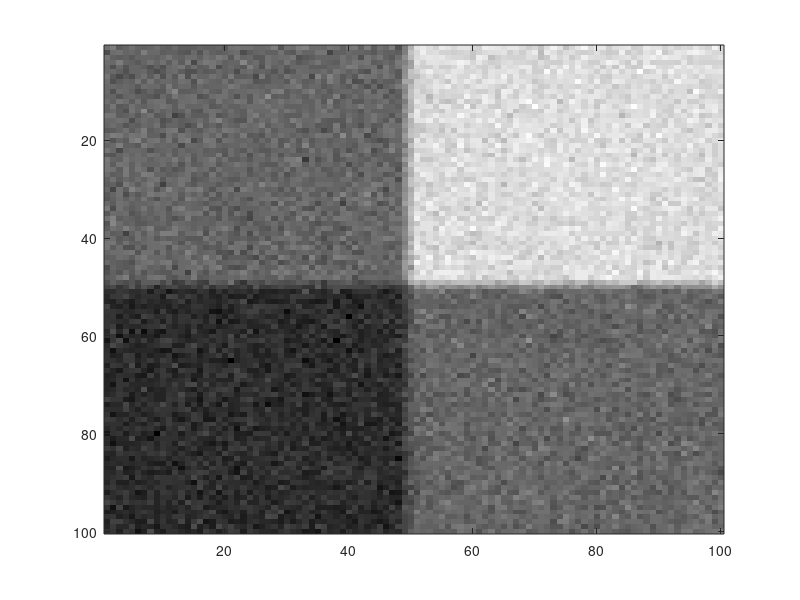

Write MATLAB code to recreate this figure. (Note: this script raises an error after producing the figure.)
clear
clc
clf
colormap(gray)

% create example image
ima=100*ones(100);
ima(50:100,:)=50;
ima(:,50:100)=2*ima(:,50:100);
fs=fspecial('average');
ima=imfilter(ima,fs,'symmetric');

% add some noise
sigma=10;
rima=ima+sigma*randn(size(ima));

% show it
imagesc(rima)
drawnow

% denoise it
fima=NLM(ima,5,2,sigma);

% show results
clf
subplot(2,2,1),imagesc(ima),title('original');
subplot(2,2,2),imagesc(rima),title('noisy');
subplot(2,2,3),imagesc(fima),title('filtered');
subplot(2,2,4),imagesc(rima-fima),title('residuals');
